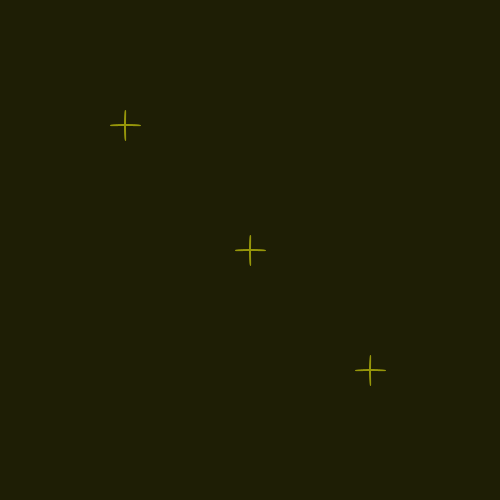
Frame 1 (no input)
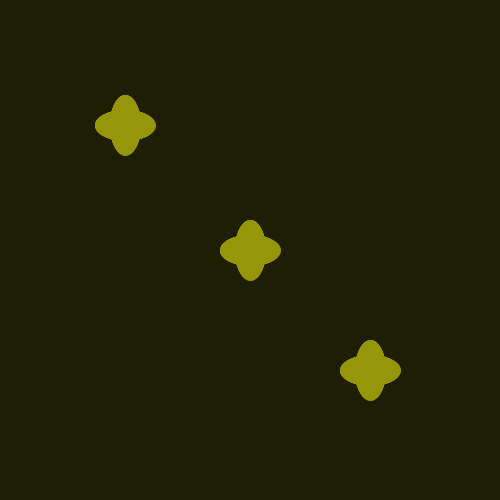
Frame 60 (the mouse pressed at the canvas centre just before this capture)
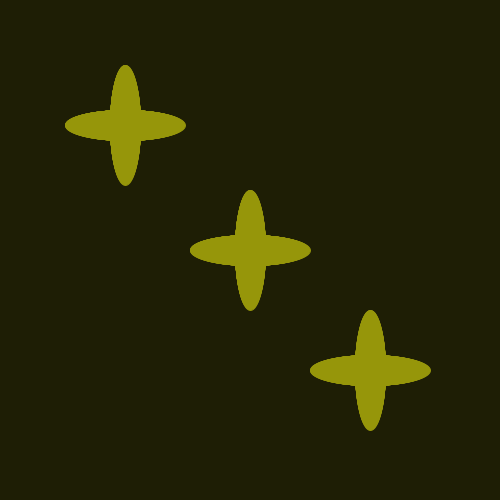
Frame 120 (the mouse held since frame 60 and released just before this capture)

The Processing sketch that drew these frames (run headless with seeded random() and noise(); from frame 60 on, the mouse is pressed at the canvas centre):

// Processing sketch: processing_158561
// ── processing_158561.pde

void setup() {
  size(500, 500);
  fill (150,150,10);
  stroke(150,150,10);
  background(30,30,5);

}
 
float px=0;
void draw (){ 
px++;  
  ellipse(width/2, height/2,px,30);
ellipse(width/2, height/2,30,px);
ellipse(width/4, height/4,30,px);
ellipse(width/4, height/4,px,30);
ellipse(width/1.35, height/1.35,30,px);
ellipse(width/1.35, height/1.35,px,30);

}
